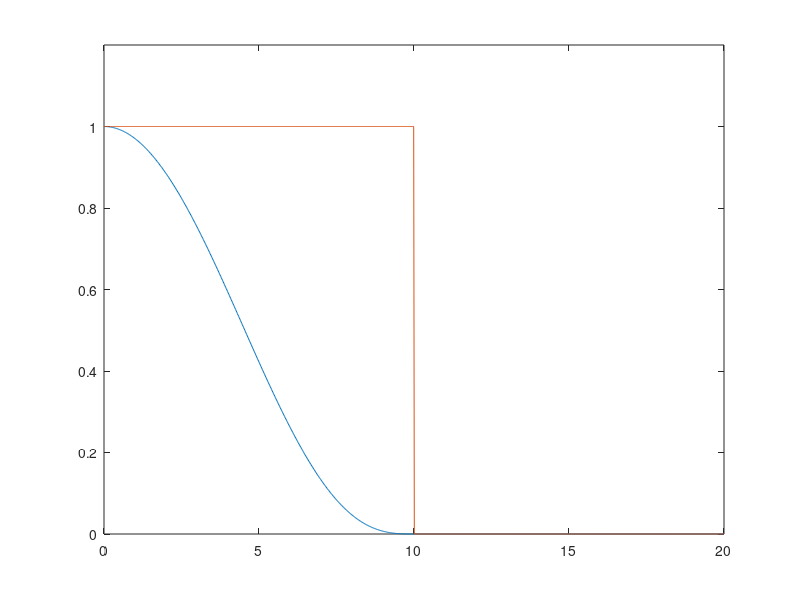

Source code (MATLAB): (Note: this script raises an error after producing the figure.)
clear

r = linspace(0,20,1000);
d = 10;
gamma = 1;

penalty = zeros(length(r),1);
for i = 1:length(r)
    if r(i) < d
        penalty(i) = gamma*(1-(r(i)/d)^2)^3;
    else
        penalty(i) = 0;
    end
end

rho = 1E-3;
penalty_smooth = gamma/2*(1-tanh((r-d)/rho));

figure(1)
plot(r,penalty)
hold on
plot(r,penalty_smooth)
ylim([0,gamma*1.2])
xline(d,'r--','Exclusion')
xlabel('Distance between Spacecraft')
ylabel('penalty')
legend('Soft Exclusion','Absolute Exclusion')